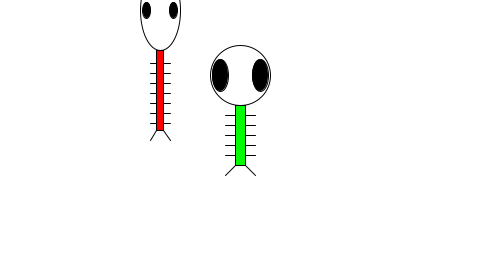
Frame 1 (no input)
Frame 60 (the mouse pressed at the canvas centre just before this capture): identical to frame 1, image omitted
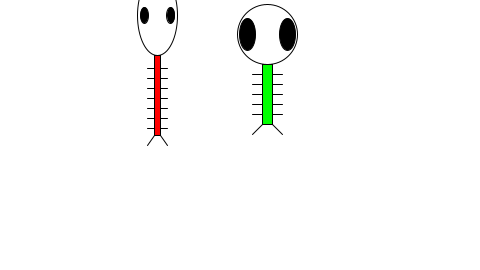
Frame 120 (the mouse held since frame 60 and released just before this capture)

The Processing sketch that drew these frames (run headless with seeded random() and noise(); from frame 60 on, the mouse is pressed at the canvas centre):

// Processing sketch: Zoog_8_6
// ── Zoog_8_6.pde
// Example 8-3
Zoog zoog1;
Zoog zoog2;

void setup() {
  size(480, 270);
  zoog1 = new Zoog(color(0,255,0), width/2, height/2, 60, 60, 16);
  zoog2 = new Zoog(color(255,0,0), width/3, height/3, 40, 80, 8);
}

void draw() {
  background(255);
  // mouseX position determines speed factor
  float factor = constrain(mouseX/10, 0, 5);
  zoog1.jiggle(factor);
  zoog1.display();
  zoog2.jiggle(factor);
  zoog2.display();
}

class Zoog {
  // Zoog's variables
  float x, y, w, h, eyeSize;
  color c;

  // Zoog constructor
  Zoog(color tempC, float tempX, float tempY, float tempW, float tempH, float tempEyeSize) {
    x = tempX;
    y = tempY;
    w = tempW;
    h = tempH;
    eyeSize = tempEyeSize;
    c = tempC;
  }

  // Move Zoog
  void jiggle(float speed) {
    // Change the location of Zoog randomly
    x = x + random(-1, 1)*speed;
    y = y + random(-1, 1)*speed;
    // Constrain Zoog to window
    x = constrain(x, 0, width);
    y = constrain(y, 0, height);
  }

  // Display Zoog
  void display() {
    // Set ellipses and rects to CENTER mode
    ellipseMode(CENTER);
    rectMode(CENTER);
    // Draw Zoog's arms with a for loop
    for (float i = y - h/3; i < y + h/2; i += 10) {
      stroke(0);
      line(x-w/4, i, x + w/4, i);
    }
    // Draw Zoog's body
    stroke(0);
    fill(c);
    rect(x, y, w/6, h);
    // Draw Zoog's head
    stroke(0);
    fill(255);
    ellipse(x, y-h, w, h);
    // Draw Zoog's eyes
    fill(0);
    ellipse(x-w/3, y-h, eyeSize, eyeSize*2);
    ellipse(x + w/3, y - h, eyeSize, eyeSize*2);
    // Draw Zoog's legs
    stroke(0);
    line(x - w/12, y + h/2, x - w/4, y + h/2 + 10);
    line(x + w/12, y + h/2, x + w/4, y + h/2 + 10);
  }
}
